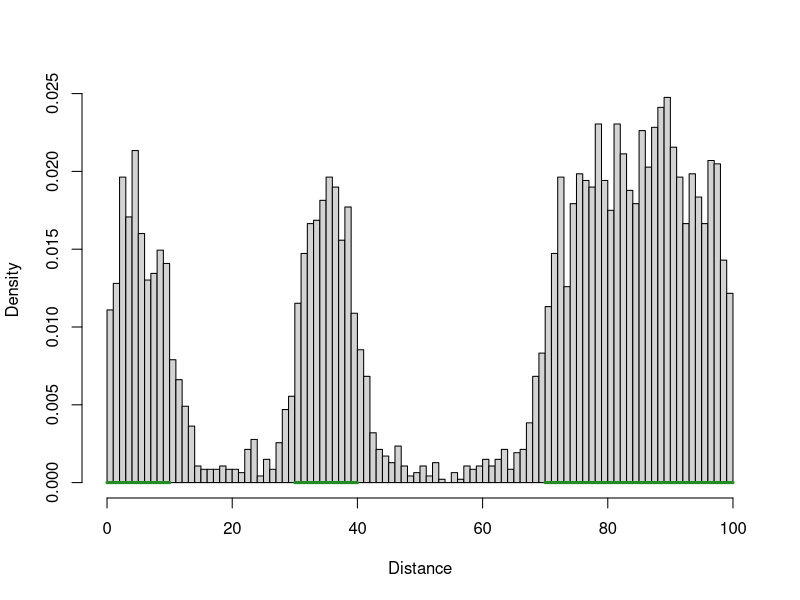
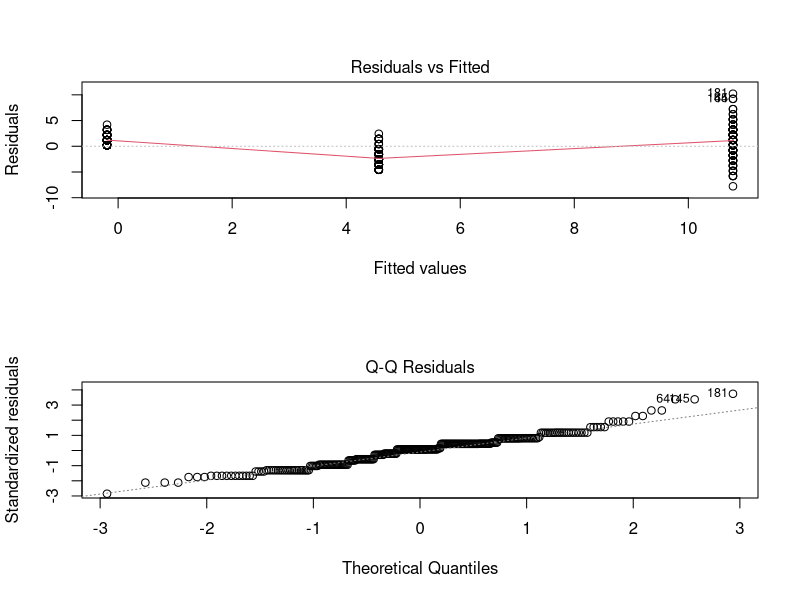

The R source for these figures, in order:
#Simulation to look at dispersal distances from seminatural features, SR 2020

library(tidyverse)

# Set up simulation -------------------------------------------------------

#Idea: 2D world of habitable patches surrounded by uninhabitable matrix. 
#Organisms start in a patch, reproduce according to logistic growth equation (K related to size of patch), and then disperse according to some univariate normal distribution
#If they land in another/the same patch, they add to its population
#Basically just the theory of island biogeography + metapopulation stuff

#Function to generate distribution of propagules from some source
#patches - dataframe of patches: xmin, xmax, n = starting population
#worldLims - vector of x-limits
#r - rate of growth at n=0
#dispType - dispersal kernel ('normal','t','cauchy','ft')
#dispPars - vector of parameters for dispersal (SD, c(SD,nu) for t-dist, c(a,b) for fat-tailed)
#tim - time steps to take
#kfac - factor to multiply patch size by (raises K-constant of patch)
#propDisperse - proportion of organisms that disperse, rather than staying in the patch (between 0 and 1)
#figure - what type of figure should be displayed ('hist','dense','none')
#lastStep - should only last step be saved (T/F)
#returnDist - should locations of dispersers be returned as a vector (T/F)
mkDist <- function(patches,worldLims,r,dispType,dispPars,tim,kfac,propDisperse=1,figure='hist',lastStep=F,returnDist=F){
  #Helper functions
  
  #Logistic growth equation (n at t+1)
  ntPlus <- function(nt,r,K){
    nt+(r*nt*(1-(nt/K)))
  }
  
  #Generate random numbers from 2-sided fat tailed distribution
  #1-sided: function(d,a,b) 1/(1+a*d^b)
  rft2 <- function(n,a,b){
    d <- runif(n,0,1) #Random uniform
    posneg <- sample(c(-1,1),n,T) #Positive/negative 1
    return(posneg*((1-d)/(a*d))^(1/b))
  }
  
  #Parameters for patches
  patches$size <- with(patches,xmax-xmin) #Size of patch
  patches$mid <- rowMeans(patches[,c('xmax','xmin')]) #Middle of patch
  npatches <- nrow(patches) #number of patches
  
  # plot(0,type='n',xlim=range(patches[,c('xmax','xmin')]),ylim=c(0,30),xlab='',ylab='')
  # for(i in 1:length(patches)){
  #   with(patches,{
  #     lines(c(xmin[i],xmax[i]),c(0,0),col='forestgreen',lwd=3)
  #     points(rep(mean(c(xmin[i],xmax[i])),n[i]),1:(n[i]),pch=19)
  #   })
  # }
  
  recordDisp <- list() #List to store dispersal
  
  for(t in 1:tim){
    #Reproduce
    for(i in 1:npatches){
      patches$n[i] <- round(ntPlus(patches$n[i],r,patches$size[i]))
    }
    
    #Disperse
    
    # dLocs <- with(patches,unlist(mapply(rnorm,n,mid,disp))) #Disperse from middle of patch
    dLocs <- numeric(0) #Empty set to store locations
    for(i in 1:npatches){
      #Dispersal location for migrants - all individuals disperse if propDisperse == 1
      nDispersers <- round(patches$n[i]*propDisperse)
      
      dLocs <- with(patches,c(dLocs,switch(dispType, #Choose dispersal kernel
        normal=rnorm(nDispersers,runif(nDispersers,xmin[i],xmax[i]),dispPars[1]), #Normal distribution
        cauchy=rcauchy(nDispersers,runif(nDispersers,xmin[i],xmax[i]),dispPars[1]), #Cauchy
        t=rt(nDispersers,dispPars[2])*dispPars[1] + runif(nDispersers,xmin[i],xmax[i]), #Student's t (regularized)
        ft=rft2(nDispersers,dispPars[1],dispPars[2]) + runif(nDispersers,xmin[i],xmax[i]) #2-sided fat-tailed
      )))
                     
      #Should try fat-tailed as well, as in Chapman et al 2006
      #Formula f(d|a,b) = 1/(1+a*d^b); authors found a = 0.3-0.4, b = 1.5-1.6
      #Turns out this is impossible to integrate. Better to use t dist or cauchy dist.
      #https://besjournals.onlinelibrary.wiley.com/doi/full/10.1111/j.1365-2656.2006.01172.x
      
      patches$n[i] <- patches$n[i] - nDispersers #Remove migrants
      if(patches$n[i]<0) stop('Population negative')
    }
    
    #Assign migrants to new patches
    for(i in 1:npatches){
      #New population = residents + immigrants
      patches$n[i] <- patches$n[i] + sum(dLocs>=patches$xmin[i] & dLocs<=patches$xmax[i]) 
    }
    
    #Record location of all migrants (sucessful/unsuccessful)
    recordDisp[[t]] <- dLocs
  }
  
  if(lastStep) recordDisp <- recordDisp[[length(recordDisp)]] #Only saves the last time step
  
  recordDisp <- unlist(recordDisp) #Converts to vector
  recordDisp <- recordDisp[recordDisp>=min(worldLims)&recordDisp<=max(worldLims)] #Get rid of records outside of world range
  
  if(figure=='hist'|figure=='dens'){ #Make a figure of the dispersal data
    # plot(0,type='n',xlim=range(patches[,c('xmax','xmin')]),ylim=c(0,max(patches$n)),xlab='',ylab='') #Empty plot
    if(figure=='hist') hist(unlist(recordDisp),freq=F,main='',breaks=100,xlim=worldLims,xlab='Distance') #Histogram plot
    
    if(figure=='dens') plot(density(unlist(recordDisp)),zero.line=T,main='',xlim=worldLims,xlab='Distance') #Density plot
    
    
    for(i in 1:npatches){
      with(patches,{
        lines(c(xmin[i],xmax[i]),c(0,0),col='forestgreen',lwd=3)
        # if(n[i]>0) points(rep(mean(c(xmin[i],xmax[i])),n[i]),1:(n[i]),pch=19)
      })
    }
  }
  
  if(returnDist) return(recordDisp)

}

patches <- data.frame(xmin=c(0,30,70),xmax=c(10,40,100),n=c(5,5,15))
worldLims <- c(0,100)
r <- 1 #Rate of growth

# #normal distribution
# dispType <- 'normal'
# dispPars <- c(5)

# #t distribution
# dispType <- 't'
# dispPars <- c(5,3) #dispersal parameters

# #cauchy distribution 
# dispType <- 'cauchy'
# dispPars <- c(1) #dispersal parameters

#2-sided fat-tailed distribution
dispType <- 'ft'
dispPars <- c(0.4,1.5) #dispersal parameters

tim <- 1000 #Time steps
kfac <- 10 #Factor to multiply k by (change carrying capacity for all patches)

mkDist(patches,worldLims,r,dispType,dispPars,tim,kfac,propDisperse=0.1,figure='hist',lastStep=F,returnDist=F)


# Simple situation --------------------------------------------------------

theme_set(theme_classic())

#1 large patch on left side
patches <- data.frame(xmin=c(0),xmax=c(20),n=c(5))
worldLims <- c(0,100)
r <- 1 #Rate of growth
tim <- 2000 #Time steps
kfac <- 10 #Factor to multiply k by

#Simulate dispersal at 3 distances (25,50,75)
dispDist <- lapply(1:100,function(x){
  data.frame(d=mkDist(patches,worldLims,r,dispType='ft',dispPars=c(0.4,1.5),tim,kfac,propDisperse=0.1,figure='none',lastStep=F,returnDist=T)) %>% 
    filter(d>20) %>% mutate(d=d-20) %>% #Removes dispersals within patch
    # ggplot(aes(x=d))+geom_histogram()
    mutate(d=case_when(d>20&d<30 ~ 'near', d>45&d<55 ~ 'mid', d>70&d<80 ~ 'far')) %>% filter(!is.na(d)) %>% 
    mutate(d=factor(d,levels=c('near','mid','far'))) %>% group_by(d,.drop=F) %>% summarize(n=n()) %>% ungroup() %>% 
    mutate(d=case_when(d=='near' ~ 25, d=='mid' ~ 50, d=='far' ~ 75)) %>% 
    mutate(rep=x)
})
dispDist <- do.call('rbind',dispDist) %>% 
  mutate(rep=factor(rep))

mod1 <- dispDist %>% mutate(d=scale(d)) %>% 
  glm(n~d,data=.,family='poisson')

mod1 <- dispDist %>% mutate(logn=log(n+0.1),d=d) %>% 
  lm(n~sqrt(d),data=.)

# mod1 <- dispDist %>% mutate(d=scale(d)) %>% 
#   glmer(n~d+(d|rep),data=.,family='poisson')
summary(mod1)
par(mfrow=c(2,1)); plot(mod1,which=c(1,2))



#Function to extract "onion skin" proportions of patch cover at distances from cent
# patchDat: dataframe with xlims of patches
# cent: vector of centre locations
# w: width of each slice
# dist: max distance(s) to use

onionSkin <- function(patchDat,cent,w,dist){
  
  patchDat <- data.frame(xmin=c(0),xmax=c(20),n=c(5))  
  patchDat
  
  
  #Number of onion slices (rounded down)
  nslice <- dist %/% w
  
  results <- matrix(rep(NA,length(cent)*nslice),nrows=length(cent),ncol=nslice)
  
  for(i in 1:length(cent)){ #For each location
    
    
    #Starting boundaries for each slice
    left <- c(cent-w,cent)
    right <- c(cent,cent+w)
    
    for(j in 1:nslice){ #For each slice
      
    }
    
    
  }
  
  
  
  
  
  
  
}



